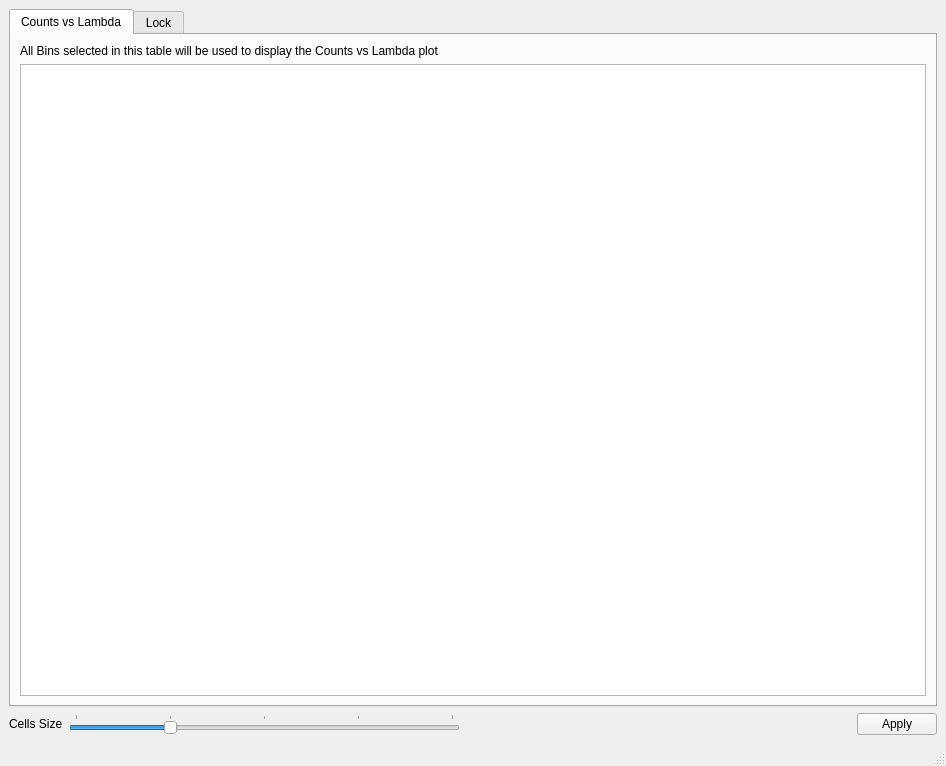
<?xml version="1.0" encoding="UTF-8"?>
<ui version="4.0">
 <class>MainWindow</class>
 <widget class="QMainWindow" name="MainWindow">
  <property name="geometry">
   <rect>
    <x>0</x>
    <y>0</y>
    <width>946</width>
    <height>766</height>
   </rect>
  </property>
  <property name="minimumSize">
   <size>
    <width>300</width>
    <height>0</height>
   </size>
  </property>
  <property name="windowTitle">
   <string>MainWindow</string>
  </property>
  <property name="toolButtonStyle">
   <enum>Qt::ToolButtonIconOnly</enum>
  </property>
  <property name="tabShape">
   <enum>QTabWidget::Rounded</enum>
  </property>
  <widget class="QWidget" name="centralwidget">
   <property name="minimumSize">
    <size>
     <width>0</width>
     <height>0</height>
    </size>
   </property>
   <layout class="QVBoxLayout" name="verticalLayout_2">
    <item>
     <widget class="QTabWidget" name="tabWidget">
      <property name="currentIndex">
       <number>0</number>
      </property>
      <widget class="QWidget" name="tab">
       <attribute name="title">
        <string>Counts vs Lambda</string>
       </attribute>
       <layout class="QVBoxLayout" name="verticalLayout">
        <item>
         <widget class="QLabel" name="label_2">
          <property name="text">
           <string>All Bins selected in this table will be used to display the Counts vs Lambda plot</string>
          </property>
         </widget>
        </item>
        <item>
         <widget class="QTableWidget" name="selection_table">
          <property name="selectionMode">
           <enum>QAbstractItemView::MultiSelection</enum>
          </property>
         </widget>
        </item>
       </layout>
      </widget>
      <widget class="QWidget" name="tab_2">
       <attribute name="title">
        <string>Lock</string>
       </attribute>
       <layout class="QVBoxLayout" name="verticalLayout_3">
        <item>
         <widget class="QLabel" name="label_3">
          <property name="text">
           <string>All Bins selected in this table will be locked (their fitting parameters can not be modified).</string>
          </property>
         </widget>
        </item>
        <item>
         <widget class="QTableWidget" name="lock_table">
          <property name="selectionMode">
           <enum>QAbstractItemView::MultiSelection</enum>
          </property>
         </widget>
        </item>
       </layout>
      </widget>
     </widget>
    </item>
    <item>
     <layout class="QHBoxLayout" name="horizontalLayout_4">
      <item>
       <widget class="QLabel" name="label">
        <property name="text">
         <string>Cells Size</string>
        </property>
       </widget>
      </item>
      <item>
       <widget class="QSlider" name="advanced_selection_cell_size_slider">
        <property name="minimum">
         <number>10</number>
        </property>
        <property name="maximum">
         <number>50</number>
        </property>
        <property name="value">
         <number>20</number>
        </property>
        <property name="orientation">
         <enum>Qt::Horizontal</enum>
        </property>
        <property name="tickPosition">
         <enum>QSlider::TicksAbove</enum>
        </property>
       </widget>
      </item>
      <item>
       <spacer name="horizontalSpacer_3">
        <property name="orientation">
         <enum>Qt::Horizontal</enum>
        </property>
        <property name="sizeHint" stdset="0">
         <size>
          <width>40</width>
          <height>20</height>
         </size>
        </property>
       </spacer>
      </item>
      <item>
       <widget class="QPushButton" name="apply_button">
        <property name="text">
         <string>Apply</string>
        </property>
       </widget>
      </item>
     </layout>
    </item>
   </layout>
  </widget>
  <widget class="QStatusBar" name="statusbar"/>
 </widget>
 <resources>
  <include location="../icons/icons.qrc"/>
 </resources>
 <connections>
  <connection>
   <sender>advanced_selection_cell_size_slider</sender>
   <signal>sliderMoved(int)</signal>
   <receiver>MainWindow</receiver>
   <slot>selection_cell_size_changed()</slot>
   <hints>
    <hint type="sourcelabel">
     <x>280</x>
     <y>714</y>
    </hint>
    <hint type="destinationlabel">
     <x>566</x>
     <y>710</y>
    </hint>
   </hints>
  </connection>
  <connection>
   <sender>apply_button</sender>
   <signal>clicked()</signal>
   <receiver>MainWindow</receiver>
   <slot>apply_button_clicked()</slot>
   <hints>
    <hint type="sourcelabel">
     <x>891</x>
     <y>709</y>
    </hint>
    <hint type="destinationlabel">
     <x>816</x>
     <y>708</y>
    </hint>
   </hints>
  </connection>
 </connections>
 <slots>
  <signal>signal1()</signal>
  <slot>sample_import_button_clicked()</slot>
  <slot>time_spectra_import_button_clicked()</slot>
  <slot>open_beam_import_button_clicked()</slot>
  <slot>sample_list_selection_changed()</slot>
  <slot>open_beam_list_selection_changed()</slot>
  <slot>sample_list_right_click()</slot>
  <slot>time_spectra_selection_changed()</slot>
  <slot>load_data_tab_changed()</slot>
  <slot>time_spectra_preview_button_clicked()</slot>
  <slot>normalized_import_button_clicked()</slot>
  <slot>normalized_list_selection_changed()</slot>
  <slot>update_delta_lambda()</slot>
  <slot>crystal_structure_index_changed()</slot>
  <slot>crystal_structure_2_index_changed()</slot>
  <slot>list_of_element_index_changed()</slot>
  <slot>list_of_element_2_index_changed()</slot>
  <slot>lattice_text_changed()</slot>
  <slot>lattice_2_text_changed()</slot>
  <slot>material_display_clicked()</slot>
  <slot>material_display_2_clicked()</slot>
  <slot>normalization_add_roi_button_clicked()</slot>
  <slot>normalization_remove_roi_button_clicked()</slot>
  <slot>normalization_use_coefficient_checked()</slot>
  <slot>normalization_button_clicked()</slot>
  <slot>normalization_coefficient_value_changed()</slot>
  <slot>tab_widget_changed()</slot>
  <slot>normalization_tableWidget_cell_changed()</slot>
  <slot>beam_rate_changed()</slot>
  <slot>distance_source_detector_changed()</slot>
  <slot>detector_offset_changed()</slot>
  <slot>distance_source_detector_2_changed()</slot>
  <slot>detector_offset_2_changed()</slot>
  <slot>beam_rate_2_changed()</slot>
  <slot>list_of_elements_current_text_changed()</slot>
  <slot>add_element_clicked()</slot>
  <slot>reset_lattice_button_clicked()</slot>
  <slot>reset_crystal_structure_button_clicked()</slot>
  <slot>reset_lattice_button_2_clicked()</slot>
  <slot>reset_crystal_structure_button_2_clicked()</slot>
  <slot>normalized_time_spectra_import_button_clicked()</slot>
  <slot>normalized_time_spectra_preview_button_clicked()</slot>
  <slot>test_me_clicked()</slot>
  <slot>menu_view_load_data_clicked()</slot>
  <slot>menu_view_normalization_clicked()</slot>
  <slot>menu_view_normalized_clicked()</slot>
  <slot>menu_view_binning_clicked()</slot>
  <slot>menu_view_fitting_clicked()</slot>
  <slot>menu_view_strain_mapping_clicked()</slot>
  <slot>roi_selection_widgets_modified()</slot>
  <slot>hkl_list_changed()</slot>
  <slot>table_width_changed()</slot>
  <slot>value_table_right_click()</slot>
  <slot>selection_in_value_table_of_rows_cell_clicked()</slot>
  <slot>selection_in_value_table_changed()</slot>
  <slot>selection_cell_size_changed()</slot>
  <slot>selection_table_selection_changed()</slot>
  <slot>lock_table_selection_changed()</slot>
  <slot>selection_table_clicked()</slot>
  <slot>apply_button_clicked()</slot>
 </slots>
</ui>
